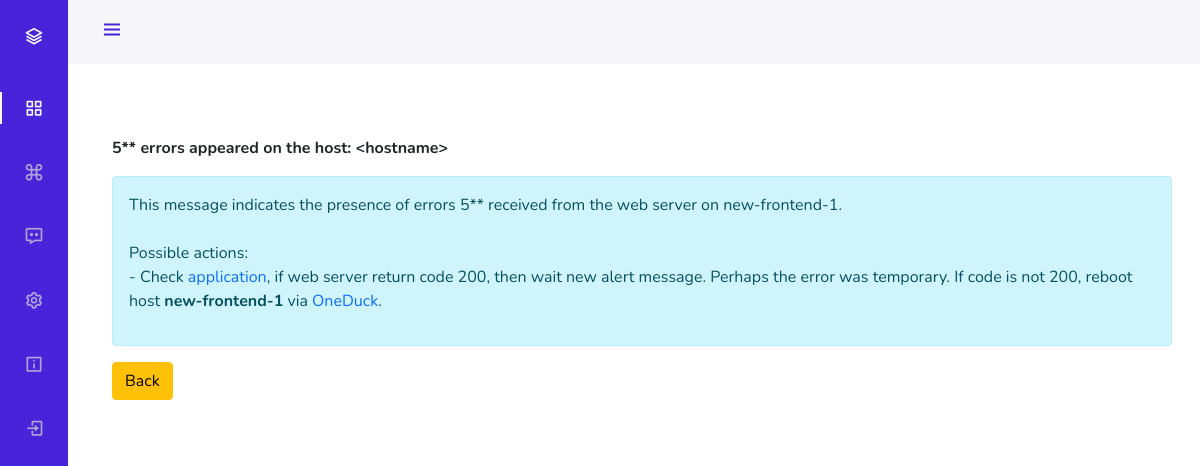
The page /messages/2 on the database its author committed.
### app.py (models this page shows, shortened)
class Messages(db.Model):
    id = db.Column(db.Integer, primary_key=True)
    title = db.Column(db.String(100), nullable=False)
    text = db.Column(db.NVARCHAR(1000), nullable=False)

### app.py (the view)
@app.route('/messages/<int:id>')
def view_message(id):
    get_message = Messages.query.get(id)
    return render_template('view_messages.html', get_message=get_message)

### app.py (called while the page is built)
@app.after_request
def redirect_to_signin(response):
    if response.status_code == 401:
        return redirect(url_for('login_page') + '?next=' + request.url)
    return response

### templates/view_messages.html
{% extends 'template.html' %}
{% block body %}
<div class="container mt-5">
    <p><b>{{ get_message.title }}</b></p>
<div class="alert alert-info">
{{ get_message.text|safe() }}
    </div>
    <a href="/messages" class="btn btn-warning">Back</a>
</div>
{% endblock %}

### static/css/style.css (style rules this page uses)
:root { --header-height: 3rem; --nav-width: 68px; --first-color: #4723D9; --first-color-light: #AFA5D9; --white-color: #F7F6FB; --body-font: 'Nunito', sans-serif; --normal-font-size: 1rem; --z-fixed: 100 }
body { position: relative; margin: var(--header-height) 0 0 0; padding: 0 1rem; font-family: var(--body-font); font-size: var(--normal-font-size); transition: .5s }
a { text-decoration: none }
@media screen and (min-width: 768px) { body { margin: calc(var(--header-height) + 1rem) 0 0 0; padding-left: calc(var(--nav-width) + 2rem) } }

### rows shown on the page
Messages: title "5** errors appeared on the host: <hostname>", text "This message indicates the presence of errors 5** received from the web server on new-frontend-1. Possible actions: - Check application , if web server return code 200, then wait new alert message. Perhaps the error was temporary. If code is not 200, reboot host new-frontend-1 via OneDuck ."
